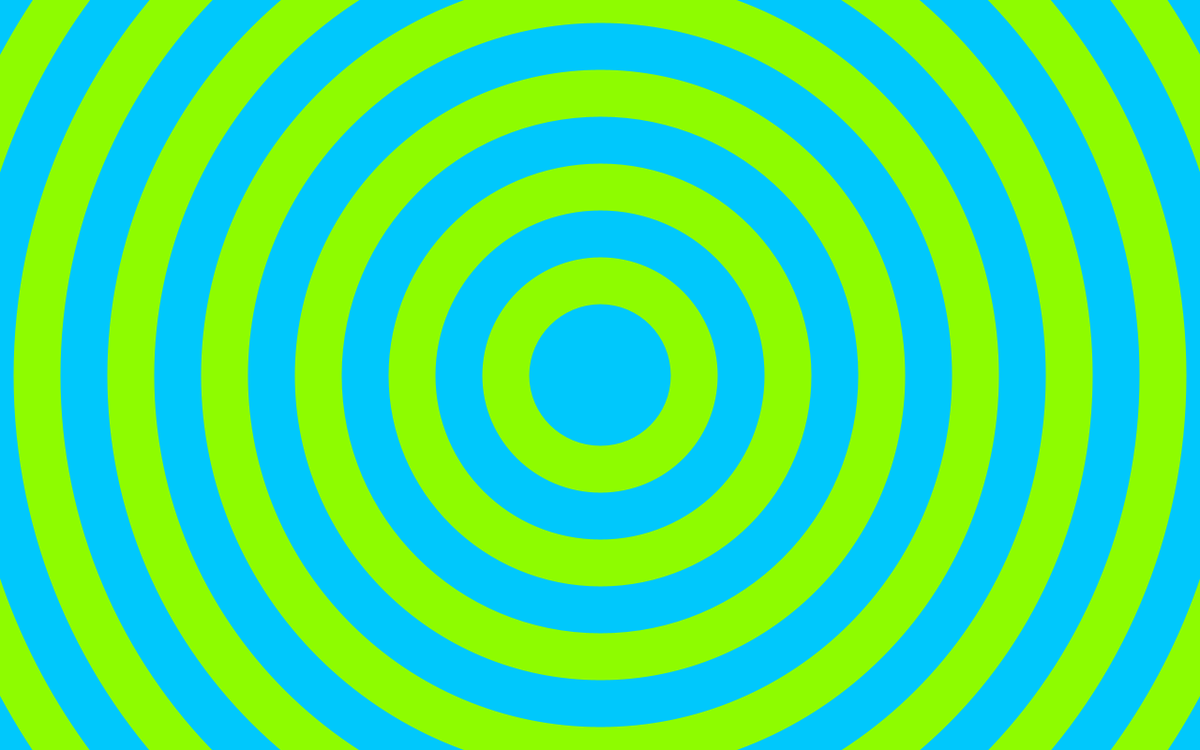
Frame 1 (no input)
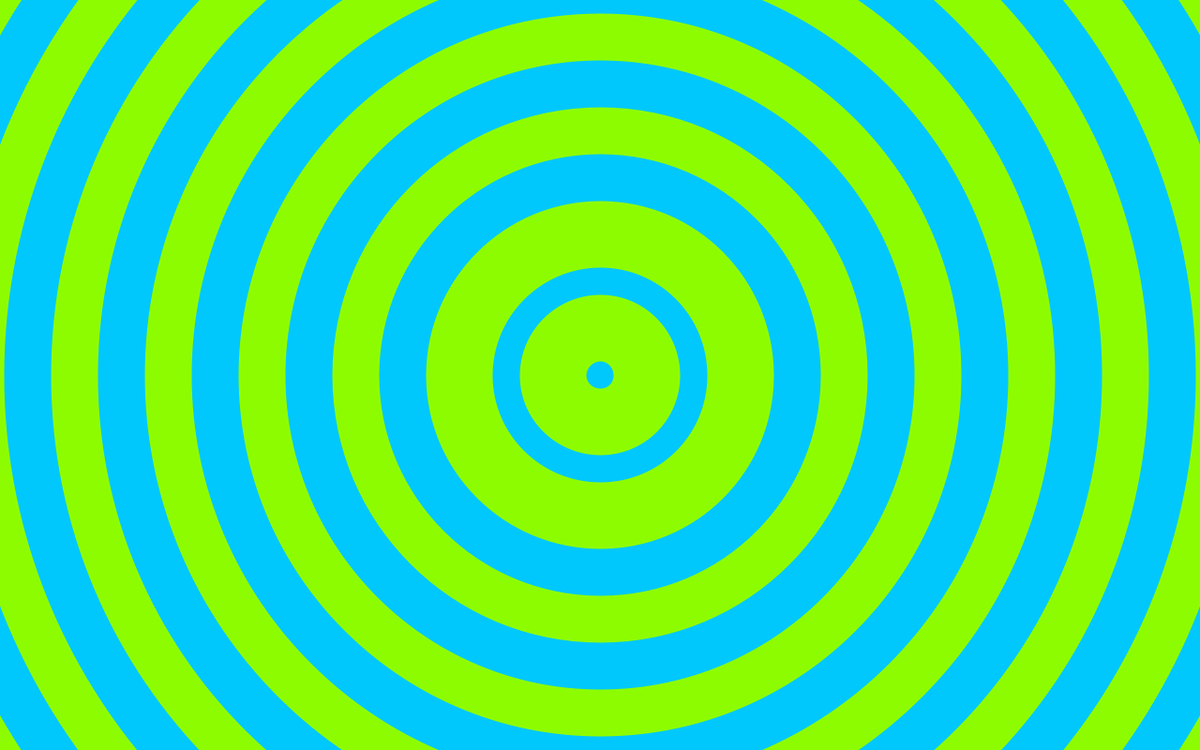
Frame 60 (the mouse pressed at the canvas centre just before this capture)
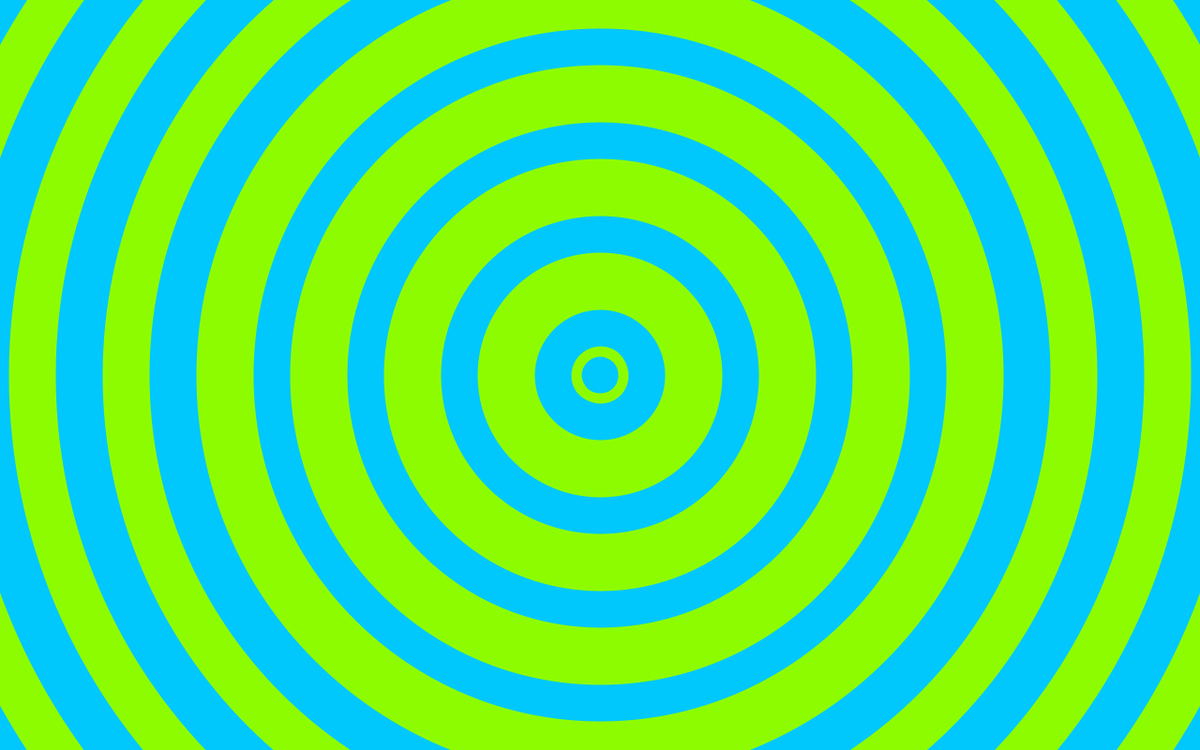
Frame 120 (the mouse held since frame 60 and released just before this capture)

The Processing sketch that drew these frames (run headless with seeded random() and noise(); from frame 60 on, the mouse is pressed at the canvas centre):

// Processing sketch: s06c01Andres
// ── s06c01Andres.pde
// UDD - Expresión Digital II
// s06c01Andres
// secuencia infinita de elipses concentricas que varian su centro dependidiendo
// del lugar donde se haga click, con las teclas 'espacio' y 'm' se cambia el 
// color del background entre cyan y magenta, y al mover el mouse aparece una 
// elipse semi transparente con centro en el origen del movimiento que 
// desaparece al estar quieto el mouse.


float posx, posy, movx, movy;
color cy, mg, gr, nj, pr;
float rad, rad2;

void setup() {
  size(1280, 800);
  
  rectMode(CENTER);
  
  frameRate(90);
  
  cy = color(0, 200, 252);
  mg = color(252, 0, 148);
  gr = color(142, 252, 0);
  nj = color(255, 201, 3, 70);
  pr = color(167, 0, 252, 200);
  
  posx = width/2;
  posy = height/2;
  movx = -30;
   
  rad = 1;
  

  }
  
void keyPressed() {
  if (key == ' ') {
    cy = mg;
  } 
  if (key == 'm') {
    cy = color(0, 200, 252);
  }
}


void draw() {
  background(cy);
  for (int e = 4000; e > 0; e -= 200) {
    noFill();
    stroke(gr);
    strokeWeight(50);
    ellipse(posx, posy, e+rad, e+rad);
  }
  
  rad = rad + movx;
  
  if (rad < -width) {
    rad = 1;
   }
   
  }
 
 void mouseClicked() {
  if (posx == width/2) {
  posx = mouseX;
  } else { 
    posx = mouseX;
  }
  if (posy == height/2) {
    posy = mouseY;
  } else {
    posy = mouseY;
  }
}

void mouseMoved() {
  
  ellipseMode(CENTER);
    
    fill(nj);
    stroke(pr);
    ellipse(mouseX, mouseY, 400, 400);
}

  

  
  
